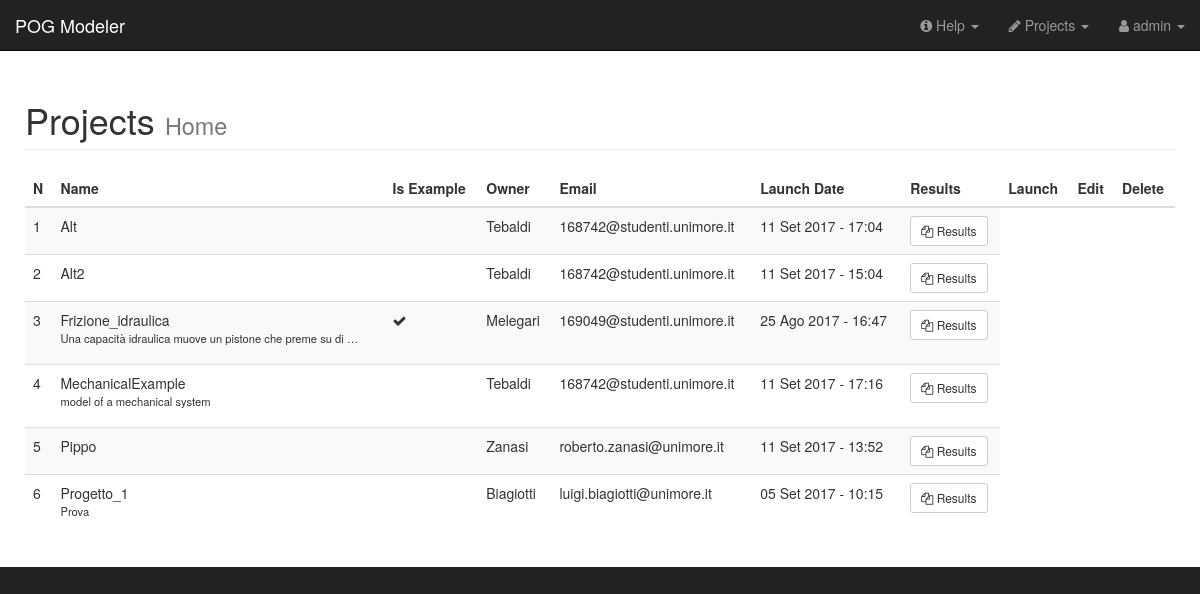
/ (signed in), run on an earlier commit of the app's database.
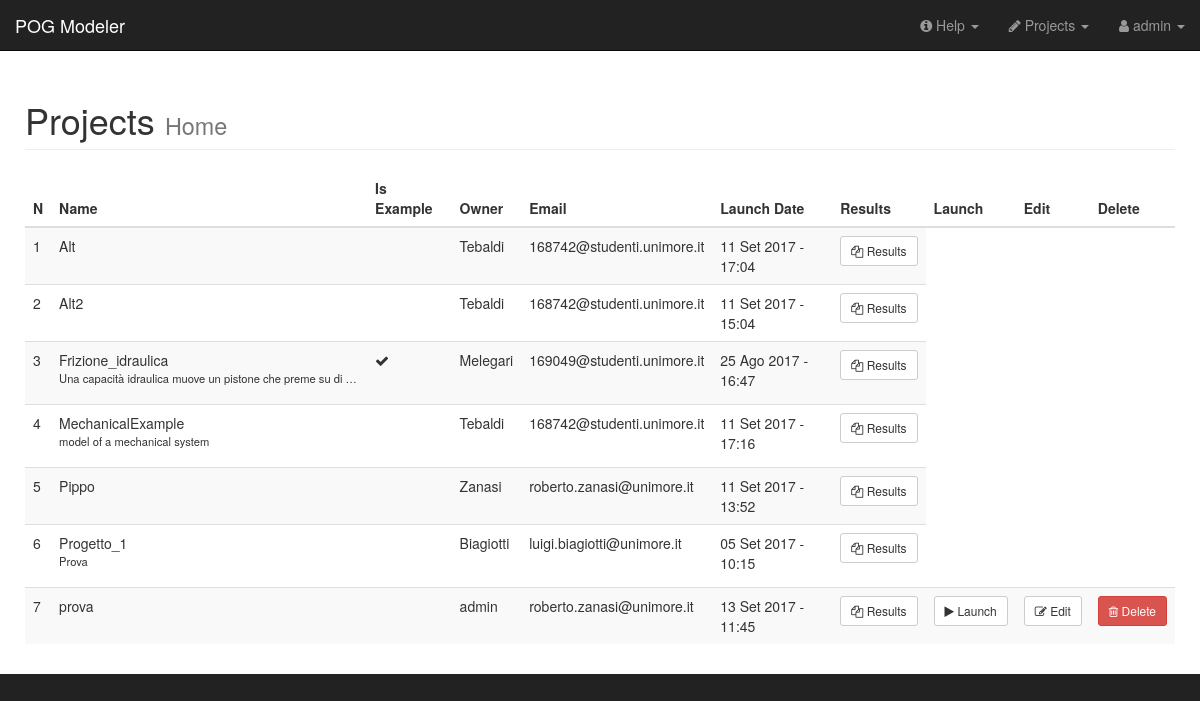
And on a later commit of the database.
### AWD_Zanasi/models.py (models this page shows, shortened)
class Project(models.Model):
    name = models.CharField(max_length=200, default='project', help_text='Project name')
    user = models.ForeignKey(settings.AUTH_USER_MODEL, default='admin')
    matlab_file = models.FileField(upload_to=matlab_file_path, help_text="Matlab POG code file",  blank=True, null=True)
    proj_desc = models.CharField(max_length=400, blank=True, null=True, help_text="Project description")
    launch_date = models.DateTimeField(verbose_name='Launch Date', blank=True,
                                       null=True, help_text='Project last execution date')
    is_example = models.BooleanField(default=False,
                                     help_text='Used only by an Admin user to mark a project as an example for users.')

### AWD_Zanasi/views.py (the view)
# urls.py: url(r'^$', views.index, name='index'),
def index(request):
    if request.user.is_authenticated:
        if request.user.is_superuser:
            projects = Project.objects.all().order_by('name')
            results = ProjectOutput.objects.all()
        else:
            projects = Project.objects.filter(user=request.user).order_by('name')
            results = ProjectOutput.objects.filter(project__in=projects)
        return render(request, 'AWD_Zanasi/home.html',
                      {
                          'projects': projects,
                          'project_outputs': results
                      }
                      )
    return render(request, 'AWD_Zanasi/home.html')

### AWD_Zanasi/templates/AWD_Zanasi/home.html (shortened to what this page needs)
{% extends "AWD_Zanasi/base.html" %}
{% block container %}
    <div class="container-fluid">
        {% if user.is_authenticated %}
            <div class="row">
                <div class="col-lg-12">
                    <h1 class="page-header">
                        Projects
                        <small>Home</small>
                    </h1>
                </div>
            </div>
            <div class="table-responsive">
                <table class="table table-hover table-striped sortable">
                    <thead>
                    <tr>
                        <th>N</th>
                        <th>Name</th>
                        {% if user.is_superuser %}
                            <th>Is Example</th>
                            <th>Owner</th>
                            <th>Email</th>
                        {% endif %}
                        <th>Launch Date</th>
                        <th>Results</th>
                        <th>Launch</th>
                        <th>Edit</th>
                        <th>Delete</th>
                    </tr>
                    </thead>
                    <tbody>
                    {% for project in projects %}
                        <tr>
                            <td>{{ forloop.counter }}</td>
                            <td>{{ project.name }}<br><p style="white-space: nowrap; overflow: hidden;  text-overflow: ellipsis; max-width: 300px; font-size:80%">{{ project.proj_desc}}</p></td>
                            {% if user.is_superuser %}
                                <td>{% if project.is_example == 1 %} <i class="fa fa-check" aria-hidden="true"></i> {% endif %} </td>
                                <td>{{ project.user.username }}</td>
                                <td>{{ project.user.email }}</td>
                            {% endif %}
                            <td>{{ project.launch_date|date:"d M Y - H:i" }}</td>
                            {% if project.launch_date %}
                                <td><a class="btn btn-default btn-sm" role="button"
                                       href="{% url 'project_results' project.id %}"><i class="fa fa-files-o"></i>
                                    Results</a></td>
                            {% else %}
                                <td>No Results</td>
                            {% endif %}
                            {% if user.username == project.user.username  %}
                            <td><a id="launchproj" class="btn btn-default btn-sm" role="button"
                                   href="{% url 'launch_project' project.id %}"><i class="fa fa-play"></i>
                                Launch</a></td>
                            <td><a class="btn btn-default btn-sm" role="button"
                                   href="{% url 'edit_project' project.id %}"><i class="fa fa-edit"></i> Edit</a></td>
                            <th>
                                <form id="deleteForm"
                                      class="form-horizontal"
                                      action="{% url 'delete_project' project.id %}"
                                      method="POST"
                                      onsubmit="return confirm('Are you sure you want to delete Project {{ project.name }}?' );">
                                    <button type="submit" class="btn btn-danger btn-sm" value="Submit Button">
                                        <i class=" fa fa-trash-o"></i> Delete
                                    </button>
                                </form>
                            </th>
                            {% endif %}
                        </tr>
                    {% endfor %}
                    </tbody>
                </table>
            </div>
        {% endif %}
    </div>
{% endblock %}

### AWD_Zanasi/templates/AWD_Zanasi/base.html (shortened to what this page needs)
{% load staticfiles %}
<!DOCTYPE html>
<html lang="en">
<head>
    {% load static %}
    <link href="{% static "/AWD_Zanasi/css/bootstrap.min.css" %}" rel="stylesheet">
    <link href="{% static "/AWD_Zanasi/css/sb-admin.css" %}" rel="stylesheet">
    <link href="{% static "/AWD_Zanasi/font-awesome/css/font-awesome.min.css" %}" rel="stylesheet" type="text/css">
</head>
<body>
<div id="wrapper">
    <nav class="navbar navbar-inverse navbar-fixed-top" role="navigation">
        <div class="navbar-header">
            <a class="navbar-brand" href="{% url 'index' %}">POG Modeler</a>
        </div>
        <ul class="nav navbar-right top-nav">
            {% if user.is_authenticated %}
                <li class="dropdown">
                    <a href="#" class="dropdown-toggle" data-toggle="dropdown"><i
                            class="fa fa-info-circle"></i> Help <b
                            class="caret"></b></a>
                </li>
                <li class="dropdown">
                    <a href="#" class="dropdown-toggle" data-toggle="dropdown"><i
                            class="fa fa-pencil"></i> Projects <b
                            class="caret"></b></a>
                </li>
                <li class="dropdown">
                    <a href="#" class="dropdown-toggle" data-toggle="dropdown"><i
                            class="fa fa-user"></i> {{ user.username }} <b
                            class="caret"></b></a>
                </li>
            {% else %}
                <li>
                    <a href="{% url 'auth_login' %}"><i class="fa fa-sign-in"></i> Login </a>
                </li>
            {% endif %}
        </ul>
    </nav>
    <div id="page-wrapper">
        {% block container %}
        {% endblock %}
    </div>
</div>
</body>
</html>

What changed in the data, as far as the page shows it:
added Project: name "prova", user.username "admin", user.email "roberto.zanasi@unimore.it", launch_date "13 Set 2017 - 11:45", shows "Results"
